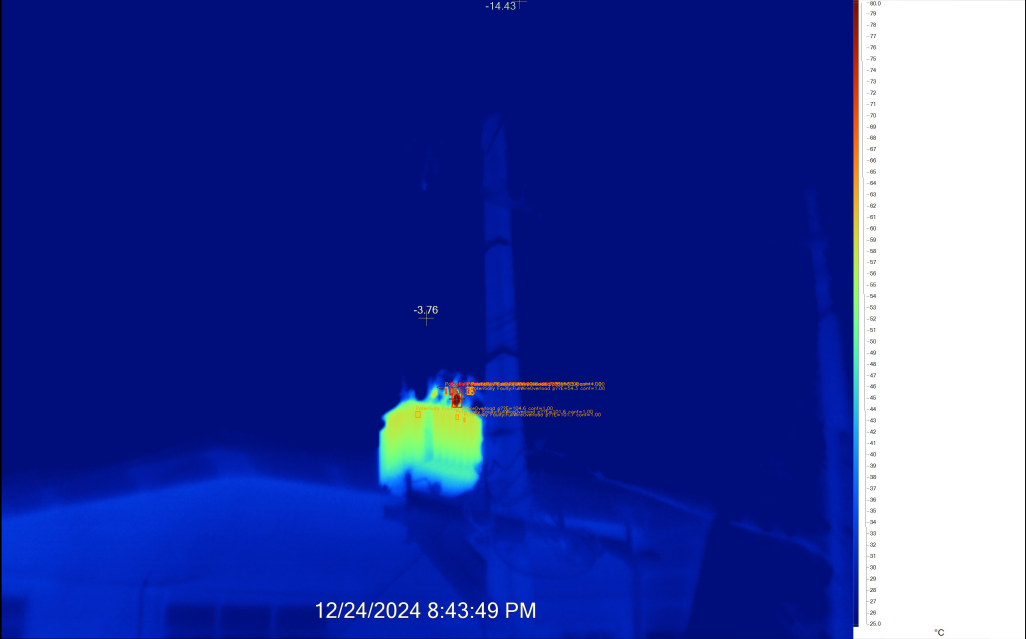
#> input picture T10_overlay.png, 3076 x 1916 px (shown at 1/3 size)
$ python anomally_detector.py test_overlay.png T10_overlay.png T10_overlay.png T10_overlay.png T10_overlay.png
#> lines starting #> are read from the running program, lines starting #| are printed output that depends on the picture; after the words box and inside, x2 and y2 are one past the last pixel; in counts of white or black regions, pixels touching at a corner belong together
# anomaly_cv.py
import json, math, sys
from dataclasses import dataclass, asdict
from typing import List, Tuple, Dict, Any
import numpy as np
import cv2 as cv
from skimage.metrics import structural_similarity as ssim
from skimage.color import rgb2lab, deltaE_ciede2000

# ---------- Data structures ----------
@dataclass
class BlobDet:
    label: int
    bbox: Tuple[int,int,int,int]   # x,y,w,h
    area: int
    centroid: Tuple[float,float]
    mean_deltaE: float
    peak_deltaE: float
    mean_hsv: Tuple[float,float,float]
    elongation: float              # major/minor axis ratio
    classification: str            # Normal/Faulty/Potentially Faulty
    subtype: str                   # LooseJoint / PointOverload / FullWireOverload / None
    confidence: float              # 0..1
    severity: float                # 0..100

@dataclass
class DetectionReport:
    transformer_id: str
    baseline_path: str
    maintenance_path: str
    warp_model: str
    warp_success: bool
    warp_score: float
    mean_ssim: float
    image_level_label: str
    blobs: List[BlobDet]

# ---------- Utilities ----------
def read_bgr(path: str) -> np.ndarray:
    img = cv.imread(path, cv.IMREAD_COLOR)
    if img is None:
        raise FileNotFoundError(path)
    return img

def to_gray(img_bgr: np.ndarray) -> np.ndarray:
    return cv.cvtColor(img_bgr, cv.COLOR_BGR2GRAY)

def ecc_align(base_gray: np.ndarray, mov_gray: np.ndarray) -> Tuple[np.ndarray, np.ndarray, bool, float]:
    """
    Try ECC alignment (affine). If it fails, fall back to ORB+RANSAC homography.
    Returns: (warp_matrix, aligned_gray, ok, score)
      - warp_matrix is 2x3 (affine) or 3x3 (homography)
      - score is ECC correlation for ECC; 0.0 for homography fallback
    """
    # ECC (area/intensity-based) alignment for small pose differences.
    # Docs: findTransformECC (area-based alignment).
    # Ref: OpenCV docs/group__video__track (findTransformECC).  :contentReference[oaicite:1]{index=1}
    warp_mode = cv.MOTION_AFFINE
    warp = np.eye(2, 3, dtype=np.float32)
    criteria = (cv.TERM_CRITERIA_EPS | cv.TERM_CRITERIA_COUNT, 200, 1e-6)
    try:
        cc, warp = cv.findTransformECC(base_gray, mov_gray, warp, warp_mode, criteria)
        aligned = cv.warpAffine(
            mov_gray, warp,
            (base_gray.shape[1], base_gray.shape[0]),
            flags=cv.INTER_LINEAR + cv.WARP_INVERSE_MAP
        )
        return warp, aligned, True, float(cc)
    except cv.error:
        # ORB + RANSAC Homography (feature-based) fallback.
        orb = cv.ORB_create(5000)
        k1, d1 = orb.detectAndCompute(base_gray, None)
        k2, d2 = orb.detectAndCompute(mov_gray, None)
        if d1 is None or d2 is None:
            return np.eye(2,3,np.float32), mov_gray, False, 0.0

        matcher = cv.BFMatcher(cv.NORM_HAMMING, crossCheck=True)
        matches = matcher.match(d1, d2)
        matches = sorted(matches, key=lambda m: m.distance)[:500]
        if len(matches) < 8:
            return np.eye(2,3,np.float32), mov_gray, False, 0.0

        pts1 = np.float32([k1[m.queryIdx].pt for m in matches])
        pts2 = np.float32([k2[m.trainIdx].pt for m in matches])
        H, mask = cv.findHomography(pts2, pts1, cv.RANSAC, 3.0)
        if H is None:
            return np.eye(2,3,np.float32), mov_gray, False, 0.0

        aligned = cv.warpPerspective(
            mov_gray, H,
            (base_gray.shape[1], base_gray.shape[0])
        )
        # IMPORTANT FIX: return full 3x3 homography (not a 2x3 slice).
        return H.astype(np.float32), aligned, True, 0.0

def lab_and_hsv(img_bgr: np.ndarray) -> Tuple[np.ndarray, np.ndarray]:
    img_rgb = cv.cvtColor(img_bgr, cv.COLOR_BGR2RGB)
    lab = rgb2lab(img_rgb)  # LAB for ΔE2000 computation
    hsv = cv.cvtColor(img_bgr, cv.COLOR_BGR2HSV)
    return lab, hsv

def deltaE_map(lab_base: np.ndarray, lab_maint: np.ndarray) -> np.ndarray:
    # Vectorized ΔE2000 across image
    return deltaE_ciede2000(lab_base, lab_maint).astype(np.float32)

def hot_color_mask(hsv: np.ndarray) -> np.ndarray:
    # Reds/oranges/yellows in OpenCV HSV (H:0..179).
    m_red1   = cv.inRange(hsv, (0,   90, 120), (10,  255, 255))
    m_red2   = cv.inRange(hsv, (170, 90, 120), (179, 255, 255))
    m_orange = cv.inRange(hsv, (11,  80, 120), (25,  255, 255))
    m_yellow = cv.inRange(hsv, (26,  60, 120), (35,  255, 255))
    mask = cv.bitwise_or(cv.bitwise_or(m_red1, m_red2), cv.bitwise_or(m_orange, m_yellow))
    return mask

def morphology_clean(mask: np.ndarray) -> np.ndarray:
    k = cv.getStructuringElement(cv.MORPH_ELLIPSE, (3,3))
    mask = cv.morphologyEx(mask, cv.MORPH_OPEN, k, iterations=1)
    mask = cv.morphologyEx(mask, cv.MORPH_CLOSE, k, iterations=2)
    return mask

def blob_props(bin_mask: np.ndarray, dE: np.ndarray, hsv: np.ndarray) -> List[Dict[str,Any]]:
    # Connected components and basic stats
    # Ref: connectedComponentsWithStats. :contentReference[oaicite:2]{index=2}
    n, labels, stats, centroids = cv.connectedComponentsWithStats(bin_mask, connectivity=8)
    out = []
    for lab in range(1, n):
        x,y,w,h,area = stats[lab]
        if area < 25:    # ignore tiny speckles
            continue
        roi = (labels[y:y+h, x:x+w] == lab)
        dE_roi = dE[y:y+h, x:x+w][roi]
        hsv_roi = hsv[y:y+h, x:x+w][roi]
        mean_dE = float(dE_roi.mean())
        peak_dE = float(dE_roi.max())
        mean_h = float(hsv_roi[:,0].mean()); mean_s = float(hsv_roi[:,1].mean()); mean_v = float(hsv_roi[:,2].mean())

        # Elongation via covariance eigenvalue ratio
        pts = np.column_stack(np.where(roi))
        if len(pts) >= 10:
            cov = np.cov(pts.astype(np.float32).T)
            eigvals,_ = np.linalg.eig(cov)
            eigvals = np.sort(np.abs(eigvals))
            elong = float((eigvals[-1]+1e-6)/(eigvals[0]+1e-6))
        else:
            elong = 1.0

        out.append(dict(label=lab, bbox=(int(x),int(y),int(w),int(h)), area=int(area),
                        centroid=(float(centroids[lab][0]), float(centroids[lab][1])),
                        mean_deltaE=mean_dE, peak_deltaE=peak_dE,
                        mean_hsv=(mean_h, mean_s, mean_v), elongation=elong))
    return out

# ---------- Rule-based classification ----------
def classify_blob(b: Dict[str,Any], dE_thr_fault=12.0, dE_thr_pot=8.0) -> Tuple[str,str,float,float]:
    """
    Returns (label, subtype, confidence, severity)
    label: 'Faulty' | 'Potentially Faulty' | 'Normal'
    subtype: 'LooseJoint' | 'PointOverload' | 'FullWireOverload' | 'None'
    """
    h,s,v = b['mean_hsv']
    elong = b['elongation']
    peak, mean = b['peak_deltaE'], b['mean_deltaE']

    # color band heuristics (OpenCV H ∈ [0..179])
    is_red_or_orange = (h <= 10 or h >= 170 or (11 <= h <= 25))
    is_yellowish     = (26 <= h <= 35)

    # shape cues
    wire_like = elong >= 3.0
    joint_like = not wire_like

    # Faulty (red/orange + strong ΔE)
    if is_red_or_orange and peak >= dE_thr_fault:
        if joint_like:
            subtype = 'LooseJoint'
        else:
            subtype = 'PointOverload' if b['area'] < 0.15 * (b['bbox'][2]*b['bbox'][3]) else 'FullWireOverload'
        label = 'Faulty'

    # Potential (yellowish + moderate ΔE OR elongated warm segment)
    elif (is_yellowish and peak >= dE_thr_pot) or (wire_like and mean >= dE_thr_pot):
        subtype = 'LooseJoint' if joint_like else 'FullWireOverload'
        label = 'Potentially Faulty'

    else:
        return 'Normal', 'None', 0.3, 10.0

    # Confidence & severity
    color_bonus = 0.15 if is_red_or_orange else (0.05 if is_yellowish else 0.0)
    conf = 0.5 + 0.5 * np.tanh((peak - dE_thr_pot)/8.0) + color_bonus
    conf = float(np.clip(conf, 0.0, 1.0))
    sev  = float(np.clip((0.6*peak + 0.4*mean) + 0.005*b['area'], 0, 100))
    return label, subtype, conf, sev

def summarize_image(blobs: List[BlobDet]) -> str:
    if any(b.classification == 'Faulty' for b in blobs): return 'Faulty'
    if any(b.classification == 'Potentially Faulty' for b in blobs): return 'Potentially Faulty'
    return 'Normal'

def overlay_detections(img_bgr: np.ndarray, blobs: List[BlobDet]) -> np.ndarray:
    out = img_bgr.copy()
    for b in blobs:
        x,y,w,h = b.bbox
        color = (0,0,255) if b.classification=='Faulty' else ((0,165,255) if b.classification=='Potentially Faulty' else (0,255,0))
        cv.rectangle(out, (x,y), (x+w,y+h), color, 2)
        label = f"{b.classification}:{b.subtype} pΔE={b.peak_deltaE:.1f} conf={b.confidence:.2f}"
        cv.putText(out, label, (x, max(0,y-5)), cv.FONT_HERSHEY_SIMPLEX, 0.45, color, 1, cv.LINE_AA)
    return out

# ---------- Main entry ----------
def detect_anomalies(transformer_id: str, baseline_path: str, maintenance_path: str,
                     out_overlay_path: str, out_json_path: str) -> DetectionReport:

    base_bgr = read_bgr(baseline_path)
#> in read_bgr, img is the input picture: shape (1916, 3076, 3); mean B, G, R 155, 60.3, 44.4
    ment_bgr = read_bgr(maintenance_path)

    # Align maintenance to baseline (gray)
    base_gray = to_gray(base_bgr)
#> in to_gray, `return cv.cvtColor(img_bgr, cv.COLOR_BGR2GRAY)`:
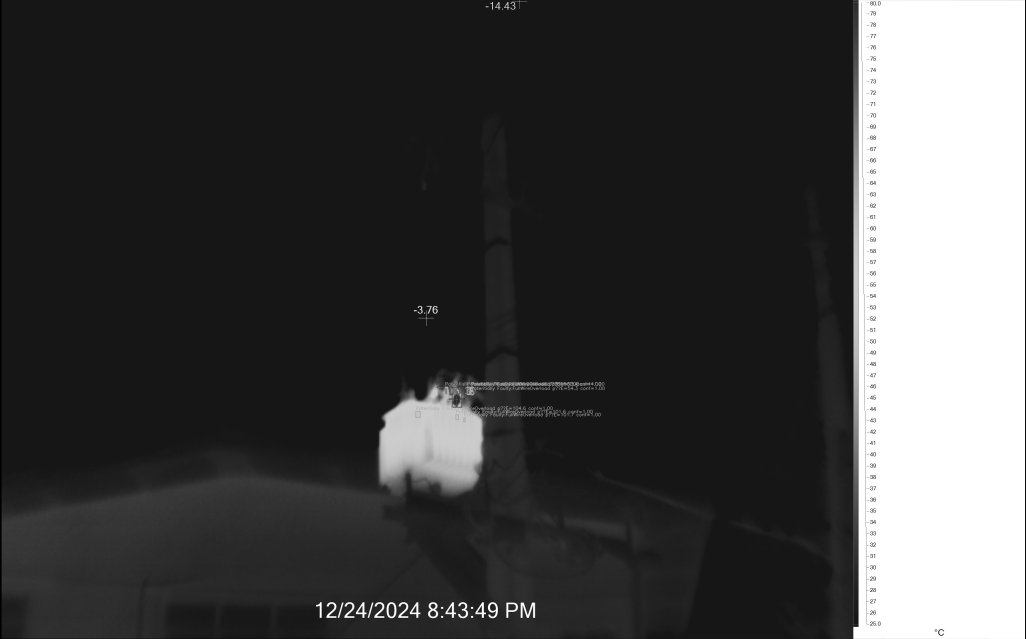
#> returned value: shape (1916, 3076) (shown at 1/3 size); min 0, max 255, mean 66.2
    ment_gray = to_gray(ment_bgr)
    warp, ment_aligned_gray, ok, score = ecc_align(base_gray, ment_gray)
#> in ecc_align, `cc, warp = cv.findTransformECC(base_gray, mov_gray, warp, warp_mode, c..`: cc = 1; warp = [[1, 3.84e-10, -1.28e-06], [-1.32e-10, 1, -4.25e-07]]
#> ok = True; score = 1

    # Apply the SAME warp to color for consistent SSIM/ΔE geometry
    H, W = base_gray.shape
#> H = 1916; W = 3076
    if warp.shape == (3,3):  # homography case
        # Ref: warpPerspective expects 3x3. :contentReference[oaicite:3]{index=3}
        ment_aligned_bgr = cv.warpPerspective(
            ment_bgr, warp, (W, H),
            flags=cv.INTER_LINEAR + cv.WARP_INVERSE_MAP
        )
        warp_model = 'homography'
    elif warp.shape == (2,3):  # affine case
        ment_aligned_bgr = cv.warpAffine(
            ment_bgr, warp, (W, H),
            flags=cv.INTER_LINEAR + cv.WARP_INVERSE_MAP
        )
        warp_model = 'affine'
    else:
        raise ValueError("Unexpected warp shape")

    # SSIM sanity (structure similarity)
    # Ref: skimage.metrics.structural_similarity. :contentReference[oaicite:4]{index=4}
    mean_ssim, _ = ssim(base_gray, ment_aligned_gray, full=True, data_range=255)
#> mean_ssim = 1

    # Convert to LAB/HSV
    base_lab, _ = lab_and_hsv(base_bgr)
#> in lab_and_hsv, `lab = rgb2lab(img_rgb)`: lab: shape (1916, 3076, 3) float64; mean of channels 0, 1, 2 31.3, 34.2, -51.3
#> in lab_and_hsv, `hsv = cv.cvtColor(img_bgr, cv.COLOR_BGR2HSV)`: hsv: shape (1916, 3076, 3); mean H, S, V 96.8, 210.9, 157.1
    ment_lab, ment_hsv = lab_and_hsv(ment_aligned_bgr)

    # ΔE2000 map
    dE = deltaE_map(base_lab, ment_lab)
#> in deltaE_map, `return deltaE_ciede2000(lab_base, lab_maint).astype(np.float32)`: returned value: shape (1916, 3076) float32; every value is 0

    # Hot color gating + ΔE threshold (adaptive to SSIM)
    t_pot  = 8.0  if mean_ssim >= 0.70 else 10.0
#> t_pot = 8
    t_fault = 12.0 if mean_ssim >= 0.70 else 14.0
#> t_fault = 12
    mask_hot = hot_color_mask(ment_hsv)
#> in hot_color_mask, `m_red1   = cv.inRange(hsv, (0,   90, 120), (10,  255, 255))`:
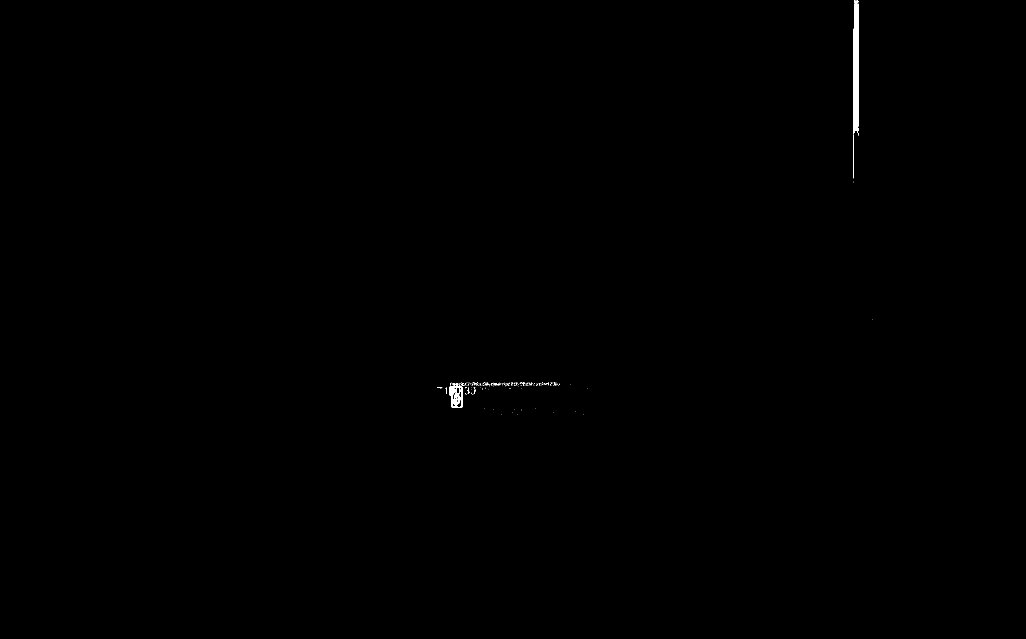
#> m_red1: shape (1916, 3076) (shown at 1/3 size); 0.13% white; 240 white regions (228 under 20 px), largest, box (x1, y1, x2, y2) and area: (2560, 10, 2576, 404) 5509, (1348, 1160, 1389, 1223) 1063, (2560, 405, 2561, 535) 130
#> in hot_color_mask, `m_red2   = cv.inRange(hsv, (170, 90, 120), (179, 255, 255))`:
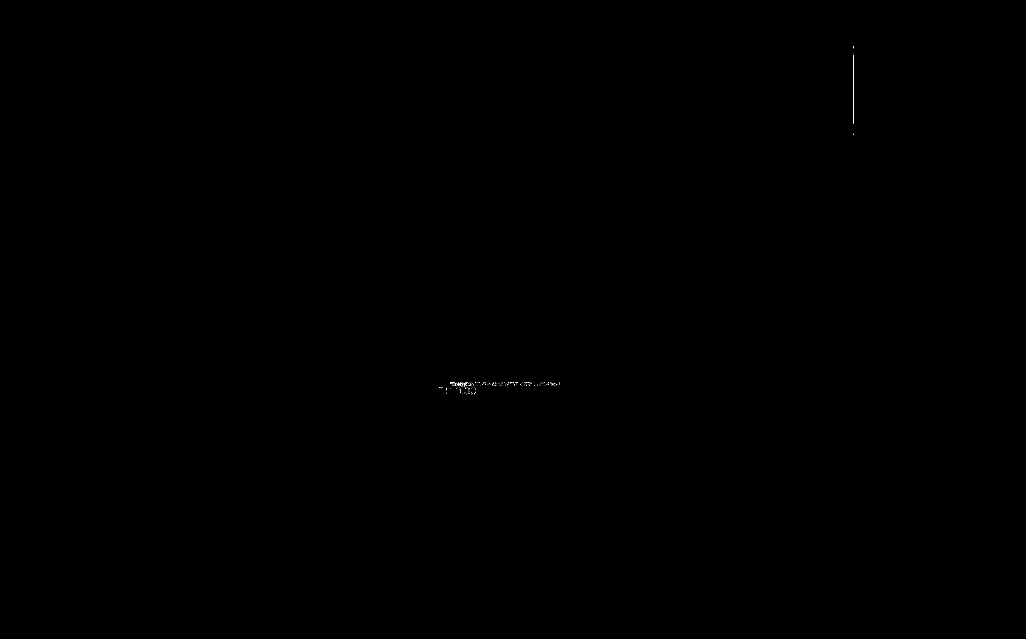
#> m_red2: shape (1916, 3076) (shown at 1/3 size); 0.01% white in thin lines or dots, all inside (x1, y1, x2, y2) = (1318, 138, 2561, 1184)
#> in hot_color_mask, `m_orange = cv.inRange(hsv, (11,  80, 120), (25,  255, 255))`:
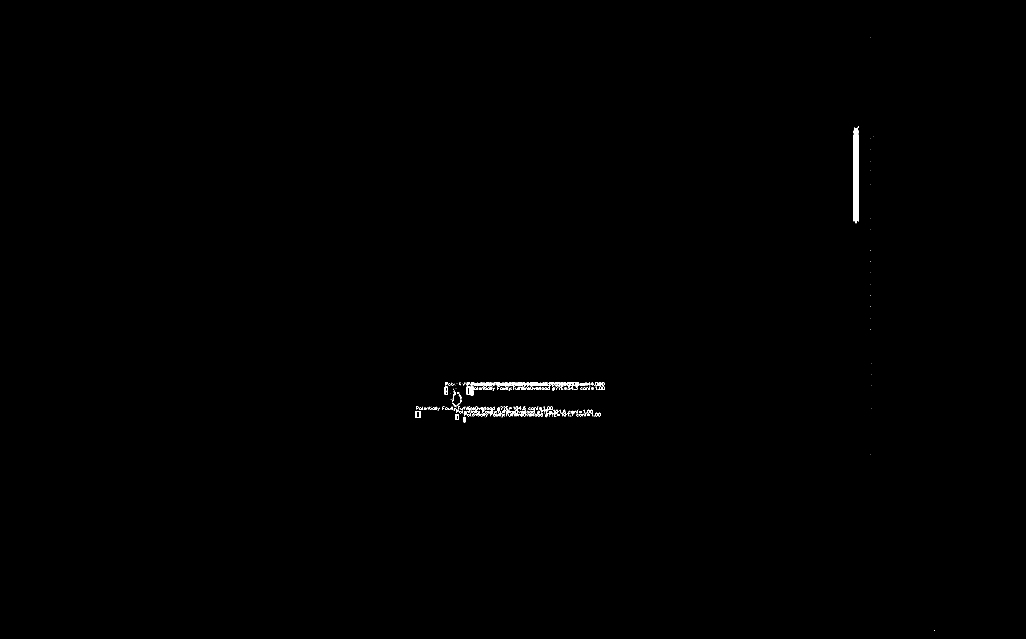
#> m_orange: shape (1916, 3076) (shown at 1/3 size); 0.21% white; 278 white regions (168 under 20 px), largest, box (x1, y1, x2, y2) and area: (2560, 378, 2576, 670) 4095, (1498, 1146, 1571, 1160) 481, (1400, 1146, 1422, 1186) 437
#> in hot_color_mask, `m_yellow = cv.inRange(hsv, (26,  60, 120), (35,  255, 255))`:
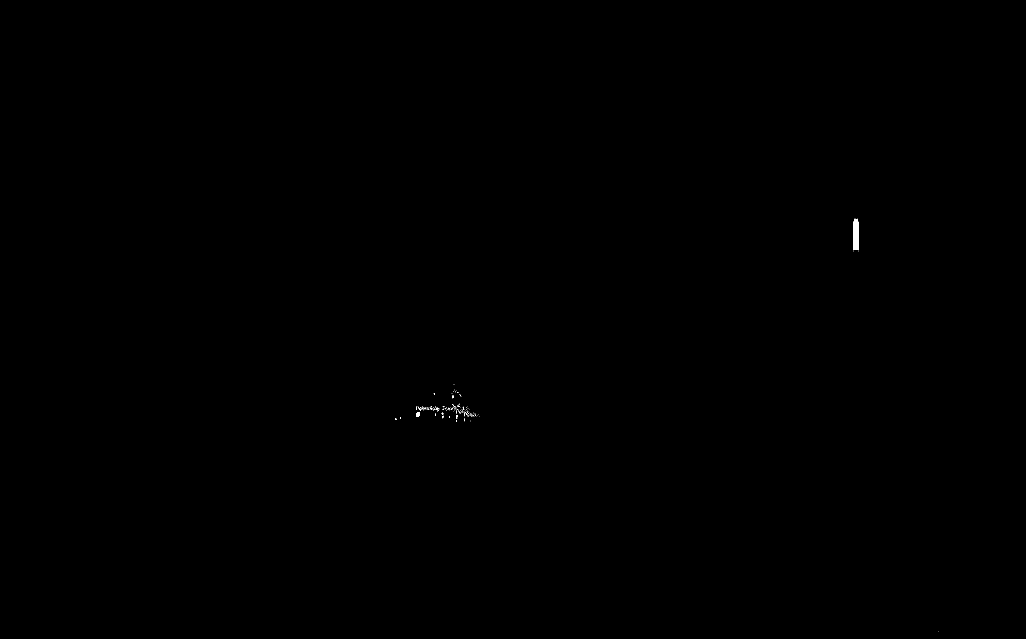
#> m_yellow: shape (1916, 3076) (shown at 1/3 size); 0.03% white; 171 white regions (167 under 20 px), largest, box (x1, y1, x2, y2) and area: (2561, 656, 2575, 750) 1229, (1249, 1236, 1259, 1251) 126, (1369, 1246, 1374, 1257) 34, (1325, 1238, 1330, 1244) 22
#> in hot_color_mask, `mask = cv.bitwise_or(cv.bitwise_or(m_red1, m_red2), cv.bitwise_or(m_or..`:
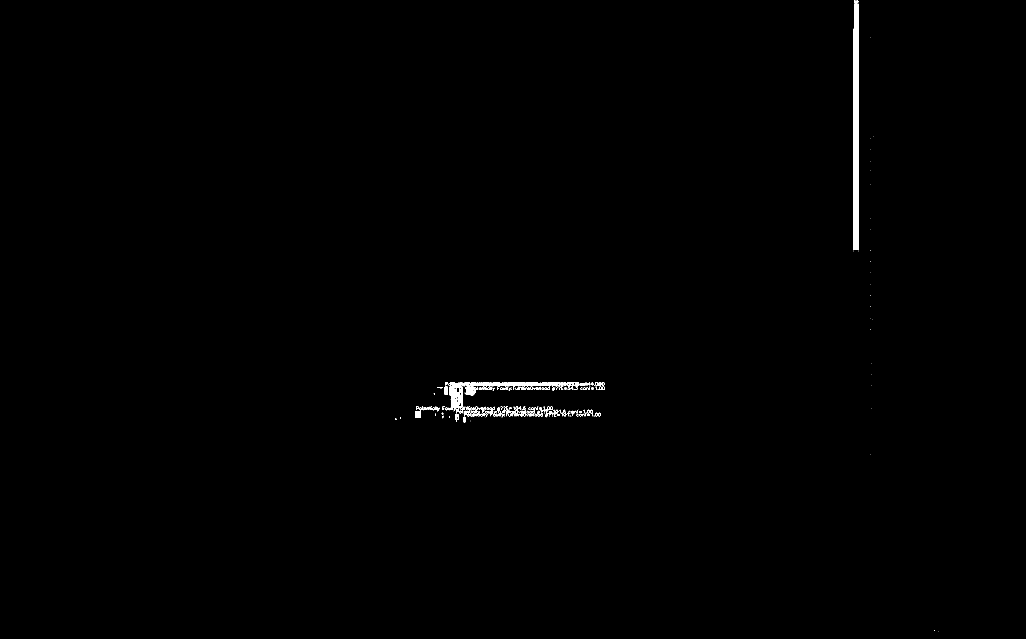
#> mask: shape (1916, 3076) (shown at 1/3 size); 0.39% white; 244 white regions (135 under 20 px), largest, box (x1, y1, x2, y2) and area: (2560, 10, 2576, 750) 11209, (1346, 1146, 1690, 1240) 5199, (1690, 1146, 1737, 1157) 311
    mask_delta = (dE >= t_pot).astype(np.uint8)*255
#> mask_delta: shape (1916, 3076); every value is 0
    mask = cv.bitwise_and(mask_hot, mask_delta)
    mask = morphology_clean(mask)

    # Blob analysis
    props = blob_props(mask, dE, ment_hsv)
#> in blob_props, `n, labels, stats, centroids = cv.connectedComponentsWithStats(bin_mask..`: n = 1; stats = [[0, 0, 3076, 1916, 5893616]]; centroids = [[1537.5, 957.5]]
#> after the loop in blob_props, `for lab in range(1, n):`: out = []
#> props = []
    blobs: List[BlobDet] = []
    for p in props:
        cls, subtype, conf, sev = classify_blob(p, dE_thr_fault=t_fault, dE_thr_pot=t_pot)
        blobs.append(BlobDet(label=p['label'], bbox=p['bbox'], area=p['area'],
                             centroid=p['centroid'], mean_deltaE=p['mean_deltaE'], peak_deltaE=p['peak_deltaE'],
                             mean_hsv=p['mean_hsv'], elongation=p['elongation'],
                             classification=cls, subtype=subtype, confidence=conf, severity=sev))
#> this loop made 0 passes
#> after the loop, blobs = []

    # Image-level summary & outputs
    image_label = summarize_image(blobs)
#> image_label = 'Normal'
    overlay = overlay_detections(ment_aligned_bgr, blobs)
    cv.imwrite(out_overlay_path, overlay)

    rep = DetectionReport(
        transformer_id=transformer_id,
        baseline_path=baseline_path,
        maintenance_path=maintenance_path,
        warp_model=warp_model,
        warp_success=bool(ok),
        warp_score=float(score),
        mean_ssim=float(mean_ssim),
        image_level_label=image_label,
        blobs=blobs
    )

    with open(out_json_path, "w") as f:
        json.dump({
            **{k:v for k,v in asdict(rep).items() if k!='blobs'},
            "blobs": [asdict(b) for b in blobs]
        }, f, indent=2)

    return rep

if __name__ == "__main__":
    # Example:
    # python anomaly_cv.py TX001 baseline.jpg maintenance.jpg out_overlay.png out_report.json
    if len(sys.argv) != 6:
        print("Usage: python anomaly_cv.py <transformer_id> <baseline.jpg> <maintenance.jpg> <overlay.png> <report.json>")
        sys.exit(1)
    _, txid, bpath, mpath, opath, jpath = sys.argv
    rep = detect_anomalies(txid, bpath, mpath, opath, jpath)
    print(f"Result: {rep.image_level_label} | blobs={len(rep.blobs)} | SSIM={rep.mean_ssim:.3f} | warp={rep.warp_model}")
#| Result: Normal | blobs=0 | SSIM=1.000 | warp=affine
